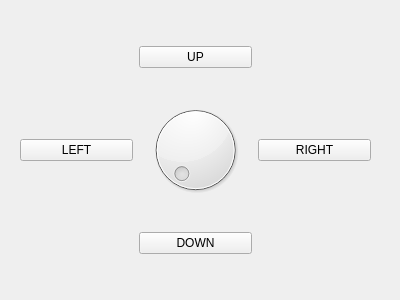
<?xml version="1.0" encoding="UTF-8"?>
<ui version="4.0">
 <class>guiDlg</class>
 <widget class="QWidget" name="guiDlg">
  <property name="geometry">
   <rect>
    <x>0</x>
    <y>0</y>
    <width>400</width>
    <height>300</height>
   </rect>
  </property>
  <property name="windowTitle">
   <string>fakeHumanAgent</string>
  </property>
  <widget class="QWidget" name="layoutWidget">
   <property name="geometry">
    <rect>
     <x>20</x>
     <y>20</y>
     <width>351</width>
     <height>261</height>
    </rect>
   </property>
   <layout class="QGridLayout" name="gridLayout">
    <item row="0" column="1">
     <widget class="QPushButton" name="up">
      <property name="text">
       <string>UP</string>
      </property>
     </widget>
    </item>
    <item row="1" column="0">
     <widget class="QPushButton" name="left">
      <property name="text">
       <string>LEFT</string>
      </property>
     </widget>
    </item>
    <item row="1" column="2">
     <widget class="QPushButton" name="right">
      <property name="text">
       <string>RIGHT</string>
      </property>
     </widget>
    </item>
    <item row="2" column="1">
     <widget class="QPushButton" name="down">
      <property name="text">
       <string>DOWN</string>
      </property>
     </widget>
    </item>
    <item row="1" column="1">
     <widget class="QDial" name="giro"/>
    </item>
   </layout>
  </widget>
 </widget>
 <tabstops>
  <tabstop>left</tabstop>
  <tabstop>up</tabstop>
  <tabstop>down</tabstop>
  <tabstop>right</tabstop>
  <tabstop>giro</tabstop>
 </tabstops>
 <resources/>
 <connections/>
</ui>
